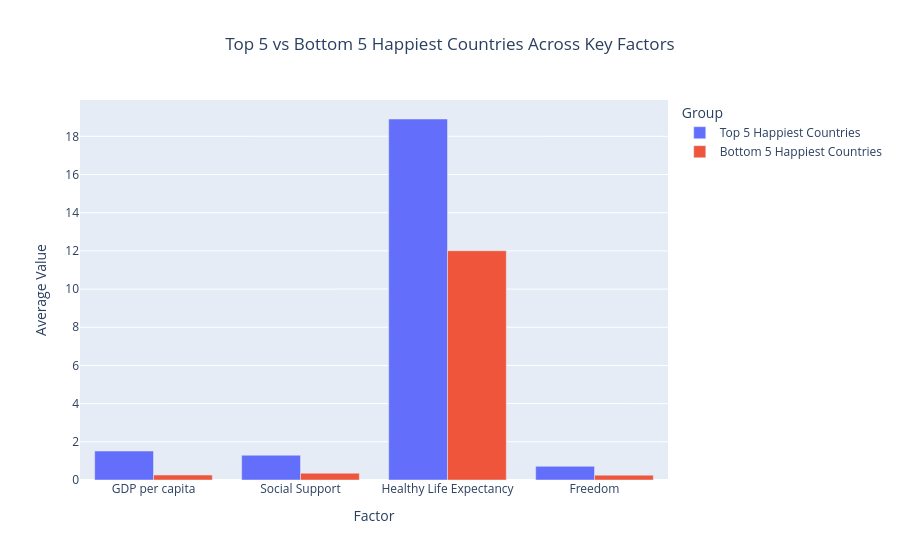

The notebook cell saved with this chart:
### Markdown cell above
## Normalized Radar Chart: Top vs Bottom Countries

This radar chart compares the top 5 happiest countries with the bottom 5 happiest countries using normalized values for GDP per capita, social support, healthy life expectancy, and freedom.

### Key Insight:
After scaling all variables to the same range, the happiest countries still extend farther from the center across most factors. This shows that the top-ranked countries generally perform better in economic conditions, social support, health, and freedom than the bottom-ranked countries.

### Code cell
# average values by country
country_avg = (
    df.groupby("Country", as_index=False)[
        ["Happiness Score", "GDP per capita", "Social Support",
         "Healthy Life Expectancy", "Freedom"]
    ]
    .mean()
    .sort_values("Happiness Score", ascending=False)
)

top5 = country_avg.head(5)["Country"].tolist()
bottom5 = country_avg.tail(5)["Country"].tolist()

features = [
    "GDP per capita",
    "Social Support",
    "Healthy Life Expectancy",
    "Freedom"
]

# average profiles for the two groups
top_profile = df[df["Country"].isin(top5)][features].mean()
bottom_profile = df[df["Country"].isin(bottom5)][features].mean()

bar_df = pd.DataFrame({
    "Factor": features * 2,
    "Average Value": list(top_profile.values) + list(bottom_profile.values),
    "Group": ["Top 5 Happiest Countries"] * len(features) + ["Bottom 5 Happiest Countries"] * len(features)
})

fig = px.bar(
    bar_df,
    x="Factor",
    y="Average Value",
    color="Group",
    barmode="group",
    title="Top 5 vs Bottom 5 Happiest Countries Across Key Factors"
)

fig.update_layout(title_x=0.5)
fig.show()

### Figure 1 — Plotly figure (JSON) as saved in the notebook; plotly's stock layout.template omitted (floating-point values rounded to 4 significant figures)
{"data": [{"alignmentgroup": "True", "hovertemplate": "Group=Top 5 Happiest Countries<br>Factor=%{x}<br>Average Value=%{y}<extra></extra>", "legendgroup": "Top 5 Happiest Countries", "marker": {"color": "#636efa", "pattern": {"shape": ""}}, "name": "Top 5 Happiest Countries", "offsetgroup": "Top 5 Happiest Countries", "orientation": "v", "showlegend": true, "textposition": "auto", "type": "bar", "x": ["GDP per capita", "Social Support", "Healthy Life Expectancy", "Freedom"], "xaxis": "x", "y": [1.515, 1.299, 18.91, 0.7164], "yaxis": "y"}, {"alignmentgroup": "True", "hovertemplate": "Group=Bottom 5 Happiest Countries<br>Factor=%{x}<br>Average Value=%{y}<extra></extra>", "legendgroup": "Bottom 5 Happiest Countries", "marker": {"color": "#EF553B", "pattern": {"shape": ""}}, "name": "Bottom 5 Happiest Countries", "offsetgroup": "Bottom 5 Happiest Countries", "orientation": "v", "showlegend": true, "textposition": "auto", "type": "bar", "x": ["GDP per capita", "Social Support", "Healthy Life Expectancy", "Freedom"], "xaxis": "x", "y": [0.2602, 0.3574, 12.01, 0.2537], "yaxis": "y"}], "layout": {"barmode": "group", "legend": {"title": {"text": "Group"}, "tracegroupgap": 0}, "title": {"text": "Top 5 vs Bottom 5 Happiest Countries Across Key Factors", "x": 0.5}, "xaxis": {"anchor": "y", "domain": [0, 1], "title": {"text": "Factor"}}, "yaxis": {"anchor": "x", "domain": [0, 1], "title": {"text": "Average Value"}}}}
